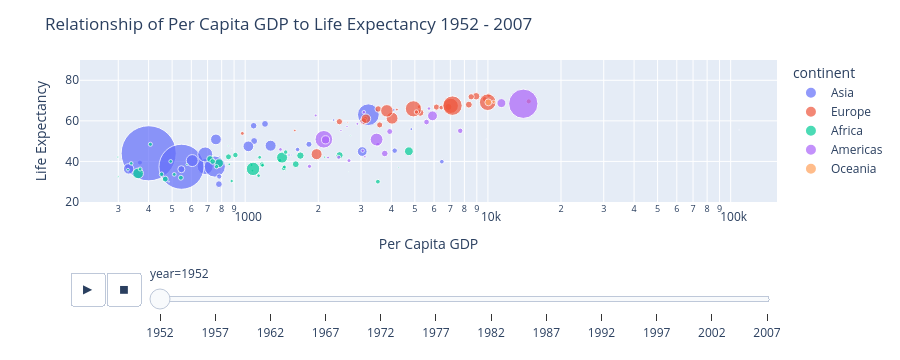

The cell this chart's notebook holds for it:
### Code cell
fig = px.scatter(df,
                 x='gdpPercap',
                 y='lifeExp',
                 log_x=True,
                 color='continent',
                 size='pop',
                 size_max=60,
                 hover_name='country',
                 animation_frame='year',
                 labels = {'gdpPercap': 'Per Capita GDP', 'lifeExp': 'Life Expectancy' })

fig.update_layout(title='Relationship of Per Capita GDP to Life Expectancy 1952 - 2007',
                  height=500,
                  yaxis_range = [20, 90])

fig.show()

### Figure 1 — Plotly figure (JSON) as saved in the notebook; plotly's stock layout.template omitted (floating-point values rounded to 4 significant figures)
{"data": [{"hovertemplate": "<b>%{hovertext}</b><br><br>continent=Asia<br>year=1952<br>Per Capita GDP=%{x}<br>Life Expectancy=%{y}<br>pop=%{marker.size}<extra></extra>", "hovertext": ["Afghanistan", "Bahrain", "Bangladesh", "Cambodia", "China", "Hong Kong, China", "India", "Indonesia", "Iran", "Iraq", "Israel", "Japan", "Jordan", "Korea, Dem. Rep.", "Korea, Rep.", "Kuwait", "Lebanon", "Malaysia", "Mongolia", "Myanmar", "Nepal", "Oman", "Pakistan", "Philippines", "Saudi Arabia", "Singapore", "Sri Lanka", "Syria", "Taiwan", "Thailand", "Vietnam", "West Bank and Gaza", "Yemen, Rep."], "legendgroup": "Asia", "marker": {"color": "#636efa", "size": [8425333, 120447, 46886859, 4693836, 556263527, 2125900, 372000000, 82052000, 17272000, 5441766, 1620914, 86459025, 607914, 8865488, 20947571, 160000, 1439529, 6748378, 800663, 20092996, 9182536, 507833, 41346560, 22438691, 4005677, 1127000, 7982342, 3661549, 8550362, 21289402, 26246839, 1030585, 4963829], "sizemode": "area", "sizeref": 366300.0, "symbol": "circle"}, "mode": "markers", "name": "Asia", "orientation": "v", "showlegend": true, "type": "scatter", "x": [779.4, 9867.0, 684.2, 368.5, 400.4, 3054.0, 546.6, 749.7, 3035.0, 4130.0, 4087.0, 3217.0, 1547.0, 1088.0, 1031.0, 108400.0, 4835.0, 1831.0, 786.6, 331, 545.9, 1828.0, 684.6, 1273.0, 6460.0, 2315.0, 1084.0, 1643.0, 1207.0, 757.8, 605.1, 1516.0, 781.7], "xaxis": "x", "y": [28.8, 50.94, 37.48, 39.42, 44, 60.96, 37.37, 37.47, 44.87, 45.32, 65.39, 63.03, 43.16, 50.06, 47.45, 55.56, 55.93, 48.46, 42.24, 36.32, 36.16, 37.58, 43.44, 47.75, 39.88, 60.4, 57.59, 45.88, 58.5, 50.85, 40.41, 43.16, 32.55], "yaxis": "y"}, {"hovertemplate": "<b>%{hovertext}</b><br><br>continent=Europe<br>year=1952<br>Per Capita GDP=%{x}<br>Life Expectancy=%{y}<br>pop=%{marker.size}<extra></extra>", "hovertext": ["Albania", "Austria", "Belgium", "Bosnia and Herzegovina", "Bulgaria", "Croatia", "Czech Republic", "Denmark", "Finland", "France", "Germany", "Greece", "Hungary", "Iceland", "Ireland", "Italy", "Montenegro", "Netherlands", "Norway", "Poland", "Portugal", "Romania", "Serbia", "Slovak Republic", "Slovenia", "Spain", "Sweden", "Switzerland", "Turkey", "United Kingdom"], "legendgroup": "Europe", "marker": {"color": "#EF553B", "size": [1282697, 6927772, 8730405, 2791000, 7274900, 3882229, 9125183, 4334000, 4090500, 42459667, 69145952, 7733250, 9504000, 147962, 2952156, 47666000, 413834, 10381988, 3327728, 25730551, 8526050, 16630000, 6860147, 3558137, 1489518, 28549870, 7124673, 4815000, 22235677, 50430000], "sizemode": "area", "sizeref": 366300.0, "symbol": "circle"}, "mode": "markers", "name": "Europe", "orientation": "v", "showlegend": true, "type": "scatter", "x": [1601.0, 6137.0, 8343.0, 973.5, 2444.0, 3119.0, 6876.0, 9692.0, 6425.0, 7030.0, 7144.0, 3531.0, 5264.0, 7268.0, 5210.0, 4931.0, 2648.0, 8942.0, 10100.0, 4029.0, 3068.0, 3145.0, 3581.0, 5075.0, 4215.0, 3834.0, 8528.0, 14730.0, 1969.0, 9980.0], "xaxis": "x", "y": [55.23, 66.8, 68, 53.82, 59.6, 61.21, 66.87, 70.78, 66.55, 67.41, 67.5, 65.86, 64.03, 72.49, 66.91, 65.94, 59.16, 72.13, 72.67, 61.31, 59.82, 61.05, 58.0, 64.36, 65.57, 64.94, 71.86, 69.62, 43.59, 69.18], "yaxis": "y"}, {"hovertemplate": "<b>%{hovertext}</b><br><br>continent=Africa<br>year=1952<br>Per Capita GDP=%{x}<br>Life Expectancy=%{y}<br>pop=%{marker.size}<extra></extra>", "hovertext": ["Algeria", "Angola", "Benin", "Botswana", "Burkina Faso", "Burundi", "Cameroon", "Central African Republic", "Chad", "Comoros", "Congo, Dem. Rep.", "Congo, Rep.", "Cote d'Ivoire", "Djibouti", "Egypt", "Equatorial Guinea", "Eritrea", "Ethiopia", "Gabon", "Gambia", "Ghana", "Guinea", "Guinea-Bissau", "Kenya", "Lesotho", "Liberia", "Libya", "Madagascar", "Malawi", "Mali", "Mauritania", "Mauritius", "Morocco", "Mozambique", "Namibia", "Niger", "Nigeria", "Reunion", "Rwanda", "Sao Tome and Principe", "Senegal", "Sierra Leone", "Somalia", "South Africa", "Sudan", "Swaziland", "Tanzania", "Togo", "Tunisia", "Uganda", "Zambia", "Zimbabwe"], "legendgroup": "Africa", "marker": {"color": "#00cc96", "size": [9279525, 4232095, 1738315, 442308, 4469979, 2445618, 5009067, 1291695, 2682462, 153936, 14100005, 854885, 2977019, 63149, 22223309, 216964, 1438760, 20860941, 420702, 284320, 5581001, 2664249, 580653, 6464046, 748747, 863308, 1019729, 4762912, 2917802, 3838168, 1022556, 516556, 9939217, 6446316, 485831, 3379468, 33119096, 257700, 2534927, 60011, 2755589, 2143249, 2526994, 14264935, 8504667, 290243, 8322925, 1219113, 3647735, 5824797, 2672000, 3080907], "sizemode": "area", "sizeref": 366300.0, "symbol": "circle"}, "mode": "markers", "name": "Africa", "orientation": "v", "showlegend": true, "type": "scatter", "x": [2449.0, 3521.0, 1063.0, 851.2, 543.3, 339.3, 1173.0, 1071.0, 1179.0, 1103.0, 780.5, 2126.0, 1389.0, 2670.0, 1419.0, 375.6, 328.9, 362.1, 4293.0, 485.2, 911.3, 510.2, 299.9, 853.5, 298.8, 575.6, 2388.0, 1443.0, 369.2, 452.3, 743.1, 1968.0, 1688.0, 468.5, 2424.0, 761.9, 1077.0, 2719.0, 493.3, 879.6, 1450.0, 879.8, 1136.0, 4725.0, 1616.0, 1148.0, 716.7, 859.8, 1468.0, 734.8, 1147.0, 406.9], "xaxis": "x", "y": [43.08, 30.02, 38.22, 47.62, 31.98, 39.03, 38.52, 35.46, 38.09, 40.72, 39.14, 42.11, 40.48, 34.81, 41.89, 34.48, 35.93, 34.08, 37.0, 30, 43.15, 33.61, 32.5, 42.27, 42.14, 38.48, 42.72, 36.68, 36.26, 33.69, 40.54, 50.99, 42.87, 31.29, 41.73, 37.44, 36.32, 52.72, 40, 46.47, 37.28, 30.33, 32.98, 45.01, 38.63, 41.41, 41.22, 38.6, 44.6, 39.98, 42.04, 48.45], "yaxis": "y"}, {"hovertemplate": "<b>%{hovertext}</b><br><br>continent=Americas<br>year=1952<br>Per Capita GDP=%{x}<br>Life Expectancy=%{y}<br>pop=%{marker.size}<extra></extra>", "hovertext": ["Argentina", "Bolivia", "Brazil", "Canada", "Chile", "Colombia", "Costa Rica", "Cuba", "Dominican Republic", "Ecuador", "El Salvador", "Guatemala", "Haiti", "Honduras", "Jamaica", "Mexico", "Nicaragua", "Panama", "Paraguay", "Peru", "Puerto Rico", "Trinidad and Tobago", "United States", "Uruguay", "Venezuela"], "legendgroup": "Americas", "marker": {"color": "#ab63fa", "size": [17876956, 2883315, 56602560, 14785584, 6377619, 12350771, 926317, 6007797, 2491346, 3548753, 2042865, 3146381, 3201488, 1517453, 1426095, 30144317, 1165790, 940080, 1555876, 8025700, 2227000, 662850, 157553000, 2252965, 5439568], "sizemode": "area", "sizeref": 366300.0, "symbol": "circle"}, "mode": "markers", "name": "Americas", "orientation": "v", "showlegend": true, "type": "scatter", "x": [5911.0, 2677.0, 2109.0, 11370.0, 3940.0, 2144.0, 2627.0, 5587.0, 1398.0, 3522.0, 3048.0, 2428.0, 1840.0, 2195.0, 2899.0, 3478.0, 3112.0, 2480.0, 1952.0, 3759.0, 3082.0, 3023.0, 13990.0, 5717.0, 7690.0], "xaxis": "x", "y": [62.48, 40.41, 50.92, 68.75, 54.74, 50.64, 57.21, 59.42, 45.93, 48.36, 45.26, 42.02, 37.58, 41.91, 58.53, 50.79, 42.31, 55.19, 62.65, 43.9, 64.28, 59.1, 68.44, 66.07, 55.09], "yaxis": "y"}, {"hovertemplate": "<b>%{hovertext}</b><br><br>continent=Oceania<br>year=1952<br>Per Capita GDP=%{x}<br>Life Expectancy=%{y}<br>pop=%{marker.size}<extra></extra>", "hovertext": ["Australia", "New Zealand"], "legendgroup": "Oceania", "marker": {"color": "#FFA15A", "size": [8691212, 1994794], "sizemode": "area", "sizeref": 366300.0, "symbol": "circle"}, "mode": "markers", "name": "Oceania", "orientation": "v", "showlegend": true, "type": "scatter", "x": [10040.0, 10560.0], "xaxis": "x", "y": [69.12, 69.39], "yaxis": "y"}], "layout": {"autosize": true, "height": 360, "legend": {"itemsizing": "constant", "title": {"text": "continent"}, "tracegroupgap": 0}, "margin": {"t": 60}, "sliders": [{"active": 0, "currentvalue": {"prefix": "year="}, "len": 0.9, "pad": {"b": 10, "t": 60}, "steps": [{"args": [["1952"], {"frame": {"duration": 0, "redraw": false}, "fromcurrent": true, "mode": "immediate", "transition": {"duration": 0, "easing": "linear"}}], "label": "1952", "method": "animate"}, {"args": [["1957"], {"frame": {"duration": 0, "redraw": false}, "fromcurrent": true, "mode": "immediate", "transition": {"duration": 0, "easing": "linear"}}], "label": "1957", "method": "animate"}, {"args": [["1962"], {"frame": {"duration": 0, "redraw": false}, "fromcurrent": true, "mode": "immediate", "transition": {"duration": 0, "easing": "linear"}}], "label": "1962", "method": "animate"}, {"args": [["1967"], {"frame": {"duration": 0, "redraw": false}, "fromcurrent": true, "mode": "immediate", "transition": {"duration": 0, "easing": "linear"}}], "label": "1967", "method": "animate"}, {"args": [["1972"], {"frame": {"duration": 0, "redraw": false}, "fromcurrent": true, "mode": "immediate", "transition": {"duration": 0, "easing": "linear"}}], "label": "1972", "method": "animate"}, {"args": [["1977"], {"frame": {"duration": 0, "redraw": false}, "fromcurrent": true, "mode": "immediate", "transition": {"duration": 0, "easing": "linear"}}], "label": "1977", "method": "animate"}, {"args": [["1982"], {"frame": {"duration": 0, "redraw": false}, "fromcurrent": true, "mode": "immediate", "transition": {"duration": 0, "easing": "linear"}}], "label": "1982", "method": "animate"}, {"args": [["1987"], {"frame": {"duration": 0, "redraw": false}, "fromcurrent": true, "mode": "immediate", "transition": {"duration": 0, "easing": "linear"}}], "label": "1987", "method": "animate"}, {"args": [["1992"], {"frame": {"duration": 0, "redraw": false}, "fromcurrent": true, "mode": "immediate", "transition": {"duration": 0, "easing": "linear"}}], "label": "1992", "method": "animate"}, {"args": [["1997"], {"frame": {"duration": 0, "redraw": false}, "fromcurrent": true, "mode": "immediate", "transition": {"duration": 0, "easing": "linear"}}], "label": "1997", "method": "animate"}, {"args": [["2002"], {"frame": {"duration": 0, "redraw": false}, "fromcurrent": true, "mode": "immediate", "transition": {"duration": 0, "easing": "linear"}}], "label": "2002", "method": "animate"}, {"args": [["2007"], {"frame": {"duration": 0, "redraw": false}, "fromcurrent": true, "mode": "immediate", "transition": {"duration": 0, "easing": "linear"}}], "label": "2007", "method": "animate"}], "x": 0.1, "xanchor": "left", "y": 0, "yanchor": "top"}], "title": {"text": "Relationship of Per Capita GDP to Life Expectancy 1952 - 2007"}, "updatemenus": [{"buttons": [{"args": [null, {"frame": {"duration": 500, "redraw": false}, "fromcurrent": true, "mode": "immediate", "transition": {"duration": 500, "easing": "linear"}}], "label": "&#9654;", "method": "animate"}, {"args": [[null], {"frame": {"duration": 0, "redraw": false}, "fromcurrent": true, "mode": "immediate", "transition": {"duration": 0, "easing": "linear"}}], "label": "&#9724;", "method": "animate"}], "direction": "left", "pad": {"r": 10, "t": 70}, "showactive": false, "type": "buttons", "x": 0.1, "xanchor": "right", "y": 0, "yanchor": "top"}], "xaxis": {"anchor": "y", "autorange": true, "domain": [0, 1], "range": [2.22, 5.207], "title": {"text": "Per Capita GDP"}, "type": "log"}, "yaxis": {"anchor": "x", "domain": [0, 1], "range": [20, 90], "title": {"text": "Life Expectancy"}, "type": "linear"}}}
